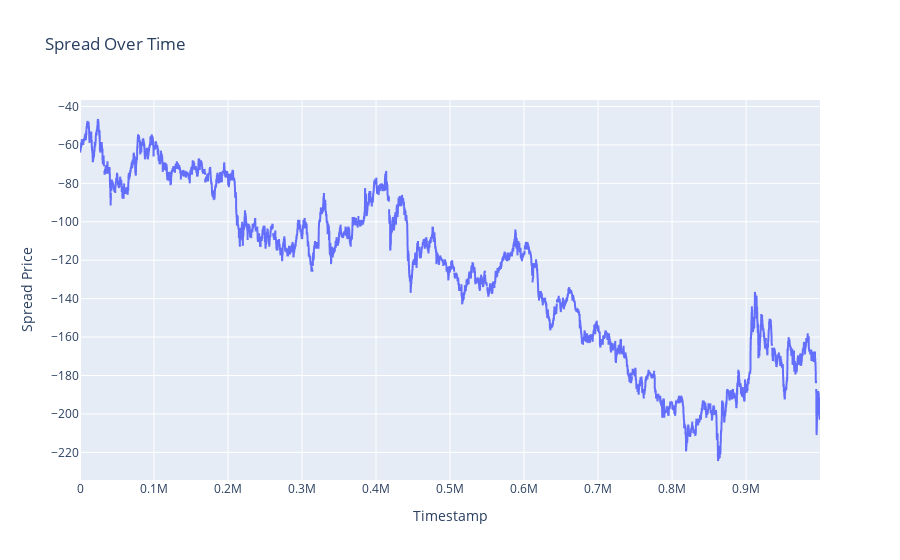

Notebook code for this chart:
### Code cell
squink_data['spread'] = squink_data['mm_mid'].values - kelp_data['mm_mid'].values

# Create the plot using Plotly Express
fig = px.line(squink_data, x='timestamp', y='spread', title='Spread Over Time')

# Customize the layout
fig.update_layout(
    xaxis_title='Timestamp',
    yaxis_title='Spread Price',
)

# Display the plot
fig.show()

spread_data=pd.concat([squink_data['mm_mid'], kelp_data['mm_mid']], axis=1).dropna()
print(spread_data)
result = coint_johansen(spread_data, det_order=0, k_ar_diff=1)

print(result.lr1)
print(result.lr2)
print(result.cvm)
print(result.cvt)
print(result.eig)

coint_vector = result.evec[:, 0]
print(coint_vector)
spread = np.dot(spread_data, coint_vector)
spread.mean()

plt.figure(figsize=(10, 6))
plt.plot(spread_data.index, spread,label = 'Cointegration Spread') 
plt.title('Cointegration Spread (Kelp - Squink)')
plt.xlabel('Day')
plt.ylabel('Spread')
plt.grid(True)

### Figure 1 — Plotly figure (JSON) as saved in the notebook; plotly's stock layout.template omitted (floating-point values rounded to 4 significant figures; data arrays with more than 128 entries replaced by an {"elided": "..."} marker saying what was removed)
{"data": [{"hovertemplate": "timestamp=%{x}<br>spread=%{y}<extra></extra>", "legendgroup": "", "line": {"color": "#636efa", "dash": "solid"}, "marker": {"symbol": "circle"}, "mode": "lines", "name": "", "showlegend": false, "type": "scattergl", "x": {"elided": "10000 int values"}, "xaxis": "x", "y": {"elided": "10000 float values"}, "yaxis": "y"}], "layout": {"legend": {"tracegroupgap": 0}, "title": {"text": "Spread Over Time"}, "xaxis": {"anchor": "y", "domain": [0, 1], "title": {"text": "Timestamp"}}, "yaxis": {"anchor": "x", "domain": [0, 1], "title": {"text": "Spread Price"}}}}
